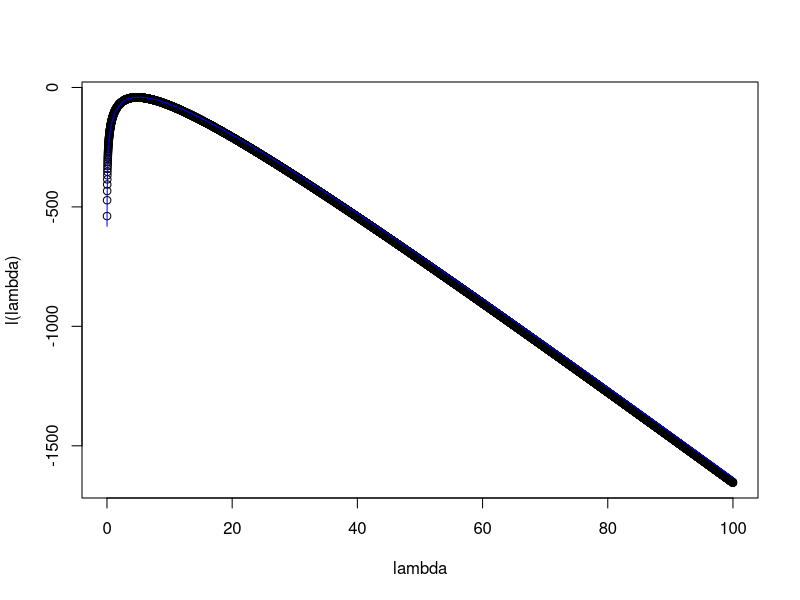
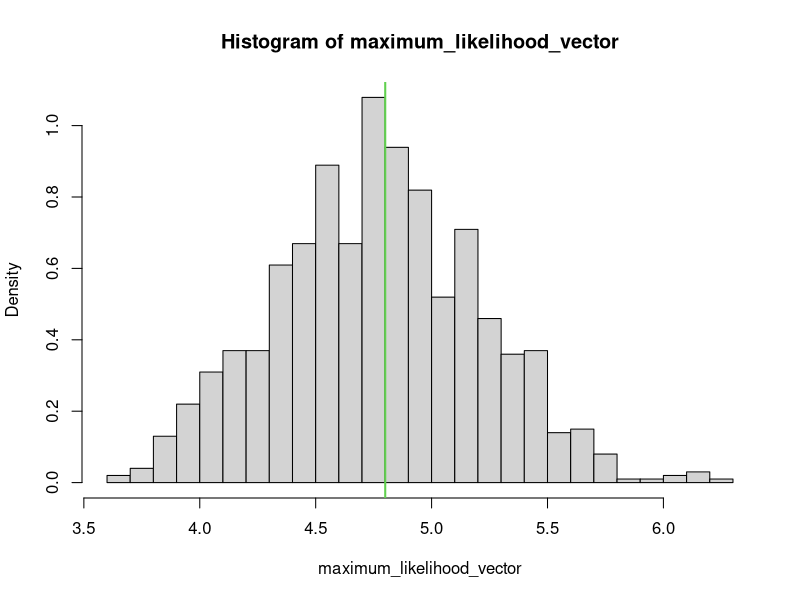

R code for these plots, in order:
o = c(7, 4, 2, 4, 3, 2, 5, 10, 7, 7, 3, 5, 5, 5, 4, 3, 7, 3, 6, 4)


l_lambda <- function(lambda,samples) {
  loglikPoi = c()
  for (lambda_i in lambda) {
    loglikPoi = append(loglikPoi, sum(log(dpois(samples, lambda_i))))
  }
  return(loglikPoi)
}

lambdas = seq(from = 0.01, to = 100, by = 0.01)

plot(lambdas,l_lambda(lambdas,o),xlab = "lambda",ylab = "l(lambda)")

derivative_l_lambda = function(lambda,samples) {
  partial_l_lambda = function(lambda) l_lambda(lambda,samples)
  return(numDeriv::grad(partial_l_lambda, lambda))
}

interval = c(0.01, 100)

uniroot_result = uniroot(function(lambda) derivative_l_lambda(lambda,o), interval = interval)$root

resampled_o = sample(o,20,replace = TRUE)
samples=resampled_o
lines(lambdas,l_lambda(lambdas,resampled_o),col="blue")

maximum_likelihood_vector = c()
for(i in (0:1000)){
  resampled_o = sample(o,20,replace = TRUE)
  #ML = uniroot(function(lambda) derivative_l_lambda(lambda,resampled_o), interval = interval)$root
  ML = mean(resampled_o)#MLE for Poisson
  maximum_likelihood_vector=append(maximum_likelihood_vector,ML)
}

hist(maximum_likelihood_vector,freq = FALSE,breaks = 25)
abline(v=mean(o),lwd=2,col=3)